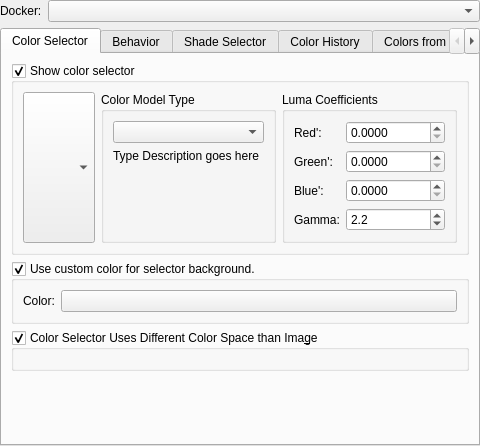
<?xml version="1.0" encoding="UTF-8"?>
<ui version="4.0">
 <author>
    SPDX-FileCopyrightText: none
    SPDX-License-Identifier: GPL-3.0-or-later
  </author>
 <class>KisColorSelectorSettings</class>
 <widget class="QWidget" name="KisColorSelectorSettings">
  <property name="geometry">
   <rect>
    <x>0</x>
    <y>0</y>
    <width>480</width>
    <height>446</height>
   </rect>
  </property>
  <property name="sizePolicy">
   <sizepolicy hsizetype="MinimumExpanding" vsizetype="MinimumExpanding">
    <horstretch>0</horstretch>
    <verstretch>0</verstretch>
   </sizepolicy>
  </property>
  <property name="windowTitle">
   <string>Color Selector Settings</string>
  </property>
  <layout class="QFormLayout" name="formLayout_18">
   <property name="leftMargin">
    <number>0</number>
   </property>
   <property name="topMargin">
    <number>0</number>
   </property>
   <property name="rightMargin">
    <number>0</number>
   </property>
   <property name="bottomMargin">
    <number>0</number>
   </property>
   <item row="0" column="0">
    <widget class="QLabel" name="dockerColorSettingsLabel">
     <property name="text">
      <string>Docker:</string>
     </property>
    </widget>
   </item>
   <item row="0" column="1">
    <widget class="QComboBox" name="dockerColorSettingsComboBox"/>
   </item>
   <item row="1" column="0" colspan="2">
    <widget class="QStackedWidget" name="dockerOptionsPanel">
     <property name="minimumSize">
      <size>
       <width>0</width>
       <height>200</height>
      </size>
     </property>
     <property name="currentIndex">
      <number>0</number>
     </property>
     <widget class="QTabWidget" name="advancedColorSelectorOptions">
      <property name="currentIndex">
       <number>0</number>
      </property>
      <widget class="QWidget" name="tab_typeshape">
       <attribute name="title">
        <string>Color Selector</string>
       </attribute>
       <layout class="QFormLayout" name="formLayout_13">
        <item row="0" column="0" colspan="2">
         <widget class="QGroupBox" name="chkShowColorSelector">
          <property name="title">
           <string>Show color selector</string>
          </property>
          <property name="checkable">
           <bool>true</bool>
          </property>
          <layout class="QHBoxLayout" name="horizontalLayout_13">
           <item>
            <widget class="KisColorSelectorComboBox" name="colorSelectorConfiguration">
             <property name="sizePolicy">
              <sizepolicy hsizetype="Fixed" vsizetype="Preferred">
               <horstretch>0</horstretch>
               <verstretch>0</verstretch>
              </sizepolicy>
             </property>
            </widget>
           </item>
           <item>
            <widget class="QGroupBox" name="groupBox_5">
             <property name="sizePolicy">
              <sizepolicy hsizetype="MinimumExpanding" vsizetype="Preferred">
               <horstretch>0</horstretch>
               <verstretch>0</verstretch>
              </sizepolicy>
             </property>
             <property name="title">
              <string>Color Model Type</string>
             </property>
             <layout class="QVBoxLayout" name="verticalLayout_8">
              <item>
               <widget class="QComboBox" name="colorSelectorTypeComboBox"/>
              </item>
              <item>
               <widget class="QLabel" name="ACSTypeDescriptionLabel">
                <property name="text">
                 <string notr="true">Type Description goes here</string>
                </property>
                <property name="alignment">
                 <set>Qt::AlignJustify|Qt::AlignTop</set>
                </property>
                <property name="wordWrap">
                 <bool>true</bool>
                </property>
               </widget>
              </item>
             </layout>
            </widget>
           </item>
           <item>
            <widget class="QGroupBox" name="lumaCoefficientGroupbox">
             <property name="sizePolicy">
              <sizepolicy hsizetype="MinimumExpanding" vsizetype="Preferred">
               <horstretch>0</horstretch>
               <verstretch>0</verstretch>
              </sizepolicy>
             </property>
             <property name="title">
              <string>Luma Coefficients</string>
             </property>
             <layout class="QFormLayout" name="formLayout_22">
              <item row="0" column="0">
               <widget class="QLabel" name="redlabel">
                <property name="text">
                 <string>Red':</string>
                </property>
               </widget>
              </item>
              <item row="0" column="1">
               <widget class="KisDoubleParseSpinBox" name="l_lumaR">
                <property name="decimals">
                 <number>4</number>
                </property>
               </widget>
              </item>
              <item row="1" column="0">
               <widget class="QLabel" name="greenlabel">
                <property name="text">
                 <string>Green':</string>
                </property>
               </widget>
              </item>
              <item row="1" column="1">
               <widget class="KisDoubleParseSpinBox" name="l_lumaG">
                <property name="decimals">
                 <number>4</number>
                </property>
               </widget>
              </item>
              <item row="2" column="0">
               <widget class="QLabel" name="bluelabel">
                <property name="text">
                 <string>Blue':</string>
                </property>
               </widget>
              </item>
              <item row="2" column="1">
               <widget class="KisDoubleParseSpinBox" name="l_lumaB">
                <property name="decimals">
                 <number>4</number>
                </property>
               </widget>
              </item>
              <item row="3" column="0">
               <widget class="QLabel" name="gamma_label">
                <property name="text">
                 <string>Gamma:</string>
                </property>
               </widget>
              </item>
              <item row="3" column="1">
               <widget class="KisDoubleParseSpinBox" name="SP_Gamma">
                <property name="toolTip">
                 <string>&lt;html&gt;&lt;head/&gt;&lt;body&gt;&lt;p&gt;This sets the gamma value that the linearised HSY Luminosity is crunched with. 1 makes the selector fully linear, 2.2 is a practical default value.&lt;/p&gt;&lt;/body&gt;&lt;/html&gt;</string>
                </property>
                <property name="decimals">
                 <number>1</number>
                </property>
                <property name="minimum">
                 <double>-3.000000000000000</double>
                </property>
                <property name="maximum">
                 <double>3.000000000000000</double>
                </property>
                <property name="singleStep">
                 <double>0.100000000000000</double>
                </property>
                <property name="value">
                 <double>2.200000000000000</double>
                </property>
               </widget>
              </item>
             </layout>
            </widget>
           </item>
          </layout>
         </widget>
        </item>
        <item row="1" column="0" colspan="2">
         <widget class="QGroupBox" name="useCustomColorForBackground">
          <property name="title">
           <string>Use custom color for selector background.</string>
          </property>
          <property name="checkable">
           <bool>true</bool>
          </property>
          <layout class="QFormLayout" name="formLayout_9">
           <item row="0" column="0">
            <widget class="QLabel" name="label_20">
             <property name="text">
              <string>Color:</string>
             </property>
            </widget>
           </item>
           <item row="0" column="1">
            <widget class="KisColorButton" name="customColorBackgroundSelector"/>
           </item>
          </layout>
         </widget>
        </item>
        <item row="2" column="0" colspan="2">
         <widget class="QGroupBox" name="useDifferentColorSpaceCheckbox">
          <property name="title">
           <string>Color Selector Uses Different Color Space than Ima&amp;ge</string>
          </property>
          <property name="checkable">
           <bool>true</bool>
          </property>
          <layout class="QVBoxLayout" name="verticalLayout_10">
           <item>
            <widget class="KisColorSpaceSelector" name="colorSpace" native="true">
             <property name="enabled">
              <bool>false</bool>
             </property>
             <property name="sizePolicy">
              <sizepolicy hsizetype="Preferred" vsizetype="Preferred">
               <horstretch>0</horstretch>
               <verstretch>0</verstretch>
              </sizepolicy>
             </property>
            </widget>
           </item>
          </layout>
         </widget>
        </item>
       </layout>
      </widget>
      <widget class="QWidget" name="tab_general">
       <attribute name="title">
        <string>Behavior</string>
       </attribute>
       <layout class="QFormLayout" name="formLayout_7">
        <item row="0" column="0">
         <widget class="QLabel" name="label_3">
          <property name="sizePolicy">
           <sizepolicy hsizetype="Fixed" vsizetype="Preferred">
            <horstretch>0</horstretch>
            <verstretch>0</verstretch>
           </sizepolicy>
          </property>
          <property name="layoutDirection">
           <enum>Qt::LeftToRight</enum>
          </property>
          <property name="text">
           <string>When Docker Resizes: </string>
          </property>
         </widget>
        </item>
        <item row="0" column="1">
         <widget class="QComboBox" name="dockerResizeOptionsComboBox">
          <property name="enabled">
           <bool>true</bool>
          </property>
          <property name="sizePolicy">
           <sizepolicy hsizetype="MinimumExpanding" vsizetype="Fixed">
            <horstretch>0</horstretch>
            <verstretch>0</verstretch>
           </sizepolicy>
          </property>
         </widget>
        </item>
        <item row="1" column="0">
         <widget class="QLabel" name="label_5">
          <property name="text">
           <string>Show Zoom Selector UI: </string>
          </property>
         </widget>
        </item>
        <item row="1" column="1">
         <widget class="QComboBox" name="zoomSelectorOptionComboBox"/>
        </item>
        <item row="2" column="0">
         <widget class="QLabel" name="label_11">
          <property name="text">
           <string>Zoom Selector Size: </string>
          </property>
         </widget>
        </item>
        <item row="2" column="1">
         <widget class="KisIntParseSpinBox" name="popupSize">
          <property name="suffix">
           <string> px</string>
          </property>
          <property name="minimum">
           <number>100</number>
          </property>
          <property name="maximum">
           <number>1000</number>
          </property>
          <property name="singleStep">
           <number>10</number>
          </property>
          <property name="value">
           <number>260</number>
          </property>
         </widget>
        </item>
        <item row="3" column="1">
         <widget class="QCheckBox" name="hidePopupOnClickCheck">
          <property name="text">
           <string>Hide Popup on click.</string>
          </property>
         </widget>
        </item>
        <item row="4" column="0" colspan="2">
         <spacer name="verticalSpacer_3">
          <property name="orientation">
           <enum>Qt::Vertical</enum>
          </property>
          <property name="sizeHint" stdset="0">
           <size>
            <width>0</width>
            <height>0</height>
           </size>
          </property>
         </spacer>
        </item>
       </layout>
      </widget>
      <widget class="QWidget" name="tabShadeSelector">
       <attribute name="title">
        <string>Shade Selector</string>
       </attribute>
       <layout class="QFormLayout" name="formLayout_21">
        <item row="0" column="0">
         <widget class="QLabel" name="label_16">
          <property name="text">
           <string>Type:</string>
          </property>
         </widget>
        </item>
        <item row="0" column="1">
         <widget class="QComboBox" name="ACSShadeSelectorTypeComboBox"/>
        </item>
        <item row="1" column="0">
         <widget class="QLabel" name="myPaintColorModelLabel">
          <property name="text">
           <string>Color model:</string>
          </property>
         </widget>
        </item>
        <item row="1" column="1">
         <widget class="QComboBox" name="ACSshadeSelectorMyPaintColorModelComboBox"/>
        </item>
        <item row="2" column="0" colspan="2">
         <widget class="QGroupBox" name="groupBox_7">
          <property name="sizePolicy">
           <sizepolicy hsizetype="MinimumExpanding" vsizetype="Preferred">
            <horstretch>0</horstretch>
            <verstretch>0</verstretch>
           </sizepolicy>
          </property>
          <property name="title">
           <string>Update Selector When:</string>
          </property>
          <layout class="QGridLayout" name="gridLayout">
           <item row="0" column="0">
            <widget class="QCheckBox" name="shadeSelectorUpdateOnBackground">
             <property name="toolTip">
              <string>this doesn't include a color change by the shade selector</string>
             </property>
             <property name="text">
              <string>Background color changes</string>
             </property>
             <property name="checked">
              <bool>true</bool>
             </property>
            </widget>
           </item>
           <item row="0" column="1">
            <widget class="QCheckBox" name="shadeSelectorUpdateOnForeground">
             <property name="toolTip">
              <string>this doesn't include a color change by the shade selector</string>
             </property>
             <property name="text">
              <string>Foreground color changes</string>
             </property>
             <property name="checked">
              <bool>false</bool>
             </property>
            </widget>
           </item>
           <item row="1" column="0">
            <widget class="QCheckBox" name="shadeSelectorUpdateOnLeftClick">
             <property name="text">
              <string>Left clicking on shade selector</string>
             </property>
            </widget>
           </item>
           <item row="1" column="1">
            <widget class="QCheckBox" name="shadeSelectorUpdateOnRightClick">
             <property name="text">
              <string>Right clicking on shade selector</string>
             </property>
            </widget>
           </item>
          </layout>
         </widget>
        </item>
        <item row="3" column="0" colspan="2">
         <widget class="QGroupBox" name="minimalShadeSelectorGroup">
          <property name="sizePolicy">
           <sizepolicy hsizetype="Preferred" vsizetype="Minimum">
            <horstretch>0</horstretch>
            <verstretch>0</verstretch>
           </sizepolicy>
          </property>
          <property name="title">
           <string>Minimal Shade Selector</string>
          </property>
          <layout class="QVBoxLayout" name="verticalLayout_2">
           <item>
            <widget class="QGroupBox" name="groupBox_6">
             <property name="title">
              <string>Display</string>
             </property>
             <layout class="QHBoxLayout" name="horizontalLayout_9">
              <item>
               <widget class="QRadioButton" name="minimalShadeSelectorAsColorPatches">
                <property name="text">
                 <string>Colo&amp;r Patches</string>
                </property>
               </widget>
              </item>
              <item>
               <widget class="QRadioButton" name="minimalShadeSelectorAsGradient">
                <property name="text">
                 <string>&amp;Gradient</string>
                </property>
               </widget>
              </item>
             </layout>
            </widget>
           </item>
           <item>
            <widget class="QWidget" name="widget_3" native="true">
             <layout class="QHBoxLayout" name="horizontalLayout_14" stretch="3,0,3">
              <property name="leftMargin">
               <number>0</number>
              </property>
              <property name="topMargin">
               <number>0</number>
              </property>
              <property name="rightMargin">
               <number>0</number>
              </property>
              <property name="bottomMargin">
               <number>0</number>
              </property>
              <item>
               <widget class="KisShadeSelectorLinesSettings" name="minimalShadeSelectorLineSettings"/>
              </item>
              <item>
               <spacer name="horizontalSpacer">
                <property name="orientation">
                 <enum>Qt::Horizontal</enum>
                </property>
                <property name="sizeHint" stdset="0">
                 <size>
                  <width>40</width>
                  <height>20</height>
                 </size>
                </property>
               </spacer>
              </item>
              <item>
               <widget class="QWidget" name="widget_9" native="true">
                <layout class="QFormLayout" name="formLayout_3">
                 <property name="leftMargin">
                  <number>0</number>
                 </property>
                 <property name="topMargin">
                  <number>0</number>
                 </property>
                 <property name="rightMargin">
                  <number>0</number>
                 </property>
                 <property name="bottomMargin">
                  <number>0</number>
                 </property>
                 <item row="0" column="0">
                  <widget class="QLabel" name="label_2">
                   <property name="text">
                    <string>Line Count: </string>
                   </property>
                  </widget>
                 </item>
                 <item row="0" column="1">
                  <widget class="KisIntParseSpinBox" name="minimalShadeSelectorLineCount">
                   <property name="minimum">
                    <number>1</number>
                   </property>
                   <property name="maximum">
                    <number>10</number>
                   </property>
                   <property name="value">
                    <number>3</number>
                   </property>
                  </widget>
                 </item>
                 <item row="1" column="0">
                  <widget class="QLabel" name="label_6">
                   <property name="text">
                    <string>Line Height: </string>
                   </property>
                  </widget>
                 </item>
                 <item row="1" column="1">
                  <widget class="KisIntParseSpinBox" name="minimalShadeSelectorLineHeight">
                   <property name="suffix">
                    <string> px</string>
                   </property>
                   <property name="minimum">
                    <number>8</number>
                   </property>
                   <property name="maximum">
                    <number>99</number>
                   </property>
                   <property name="value">
                    <number>16</number>
                   </property>
                  </widget>
                 </item>
                 <item row="2" column="0">
                  <widget class="QLabel" name="patchesPerLineLabel">
                   <property name="text">
                    <string>Patches Per Line: </string>
                   </property>
                  </widget>
                 </item>
                 <item row="2" column="1">
                  <widget class="KisIntParseSpinBox" name="minimalShadeSelectorPatchesPerLine"/>
                 </item>
                </layout>
               </widget>
              </item>
             </layout>
            </widget>
           </item>
           <item>
            <widget class="QWidget" name="widget_10" native="true">
             <layout class="QHBoxLayout" name="horizontalLayout_10">
              <property name="leftMargin">
               <number>0</number>
              </property>
              <property name="topMargin">
               <number>0</number>
              </property>
              <property name="rightMargin">
               <number>0</number>
              </property>
              <property name="bottomMargin">
               <number>0</number>
              </property>
             </layout>
            </widget>
           </item>
          </layout>
         </widget>
        </item>
       </layout>
      </widget>
      <widget class="QWidget" name="tab_ColorHistory">
       <property name="enabled">
        <bool>true</bool>
       </property>
       <property name="sizePolicy">
        <sizepolicy hsizetype="Preferred" vsizetype="Preferred">
         <horstretch>0</horstretch>
         <verstretch>0</verstretch>
        </sizepolicy>
       </property>
       <attribute name="title">
        <string>Color History</string>
       </attribute>
       <layout class="QFormLayout" name="formLayout_8">
        <item row="1" column="0" colspan="2">
         <widget class="QGroupBox" name="lastUsedColorsShow">
          <property name="title">
           <string>Show Color Histor&amp;y</string>
          </property>
          <property name="checkable">
           <bool>true</bool>
          </property>
          <layout class="QFormLayout" name="formLayout_6">
           <item row="0" column="0" colspan="2">
            <widget class="QWidget" name="widget_12" native="true">
             <layout class="QGridLayout" name="gridLayout_3">
              <property name="leftMargin">
               <number>0</number>
              </property>
              <property name="topMargin">
               <number>0</number>
              </property>
              <property name="rightMargin">
               <number>0</number>
              </property>
              <property name="bottomMargin">
               <number>0</number>
              </property>
              <item row="0" column="0">
               <widget class="QGroupBox" name="groupBox">
                <property name="sizePolicy">
                 <sizepolicy hsizetype="MinimumExpanding" vsizetype="Preferred">
                  <horstretch>0</horstretch>
                  <verstretch>0</verstretch>
                 </sizepolicy>
                </property>
                <property name="title">
                 <string>Patch Options</string>
                </property>
                <layout class="QFormLayout" name="formLayout_4">
                 <item row="0" column="0">
                  <widget class="QLabel" name="label_14">
                   <property name="text">
                    <string>Width:</string>
                   </property>
                  </widget>
                 </item>
                 <item row="0" column="1">
                  <widget class="KisIntParseSpinBox" name="lastUsedColorsWidth">
                   <property name="suffix">
                    <string> px</string>
                   </property>
                   <property name="prefix">
                    <string/>
                   </property>
                   <property name="minimum">
                    <number>16</number>
                   </property>
                  </widget>
                 </item>
                 <item row="1" column="0">
                  <widget class="QLabel" name="label">
                   <property name="text">
                    <string>Height: </string>
                   </property>
                  </widget>
                 </item>
                 <item row="1" column="1">
                  <widget class="KisIntParseSpinBox" name="lastUsedColorsHeight">
                   <property name="suffix">
                    <string> px</string>
                   </property>
                   <property name="minimum">
                    <number>16</number>
                   </property>
                  </widget>
                 </item>
                 <item row="2" column="0">
                  <widget class="QLabel" name="label_10">
                   <property name="text">
                    <string>Max Patches: </string>
                   </property>
                  </widget>
                 </item>
                 <item row="2" column="1">
                  <widget class="KisIntParseSpinBox" name="lastUsedColorsPatchCount">
                   <property name="minimum">
                    <number>1</number>
                   </property>
                   <property name="value">
                    <number>30</number>
                   </property>
                  </widget>
                 </item>
                </layout>
               </widget>
              </item>
              <item row="0" column="1">
               <widget class="QGroupBox" name="groupBox_2">
                <property name="sizePolicy">
                 <sizepolicy hsizetype="MinimumExpanding" vsizetype="Preferred">
                  <horstretch>0</horstretch>
                  <verstretch>0</verstretch>
                 </sizepolicy>
                </property>
                <property name="title">
                 <string>Layout</string>
                </property>
                <layout class="QFormLayout" name="formLayout_5">
                 <item row="0" column="0" colspan="2">
                  <widget class="QWidget" name="widget" native="true">
                   <layout class="QHBoxLayout" name="horizontalLayout_11">
                    <property name="leftMargin">
                     <number>0</number>
                    </property>
                    <property name="topMargin">
                     <number>0</number>
                    </property>
                    <property name="rightMargin">
                     <number>0</number>
                    </property>
                    <property name="bottomMargin">
                     <number>0</number>
                    </property>
                    <item>
                     <widget class="QRadioButton" name="lastUsedColorsAlignVertical">
                      <property name="text">
                       <string>&amp;Vertical</string>
                      </property>
                      <property name="checked">
                       <bool>true</bool>
                      </property>
                     </widget>
                    </item>
                    <item>
                     <widget class="QRadioButton" name="lastUsedColorsAlignHorizontal">
                      <property name="text">
                       <string>Hori&amp;zontal</string>
                      </property>
                     </widget>
                    </item>
                   </layout>
                  </widget>
                 </item>
                 <item row="1" column="0">
                  <widget class="QLabel" name="lbl_lastUsedNumRows">
                   <property name="text">
                    <string>Rows:</string>
                   </property>
                  </widget>
                 </item>
                 <item row="1" column="1">
                  <widget class="KisIntParseSpinBox" name="lastUsedColorsNumRows">
                   <property name="minimum">
                    <number>1</number>
                   </property>
                   <property name="maximum">
                    <number>20</number>
                   </property>
                   <property name="value">
                    <number>3</number>
                   </property>
                  </widget>
                 </item>
                 <item row="2" column="0">
                  <widget class="QLabel" name="lbl_lastUsedNumCols">
                   <property name="text">
                    <string>Columns:</string>
                   </property>
                  </widget>
                 </item>
                 <item row="2" column="1">
                  <widget class="KisIntParseSpinBox" name="lastUsedColorsNumCols">
                   <property name="minimum">
                    <number>1</number>
                   </property>
                   <property name="maximum">
                    <number>20</number>
                   </property>
                   <property name="value">
                    <number>2</number>
                   </property>
                  </widget>
                 </item>
                </layout>
               </widget>
              </item>
             </layout>
            </widget>
           </item>
           <item row="1" column="1">
            <widget class="QCheckBox" name="lastUsedColorsAllowScrolling">
             <property name="text">
              <string>Allow scrolling</string>
             </property>
             <property name="checked">
              <bool>true</bool>
             </property>
            </widget>
           </item>
          </layout>
         </widget>
        </item>
        <item row="2" column="1">
         <spacer name="verticalSpacer">
          <property name="orientation">
           <enum>Qt::Vertical</enum>
          </property>
          <property name="sizeHint" stdset="0">
           <size>
            <width>0</width>
            <height>0</height>
           </size>
          </property>
         </spacer>
        </item>
        <item row="0" column="0">
         <widget class="QCheckBox" name="lastUsedColorsPerDocument">
          <property name="text">
           <string>Separate color history for each document</string>
          </property>
         </widget>
        </item>
       </layout>
      </widget>
      <widget class="QWidget" name="tab_colorsFromImage">
       <attribute name="title">
        <string>Colors from Image</string>
       </attribute>
       <layout class="QVBoxLayout" name="verticalLayout_14">
        <item>
         <widget class="QGroupBox" name="commonColorsShow">
          <property name="enabled">
           <bool>true</bool>
          </property>
          <property name="title">
           <string>Show Colors from the ima&amp;ge</string>
          </property>
          <property name="checkable">
           <bool>true</bool>
          </property>
          <layout class="QFormLayout" name="formLayout">
           <item row="0" column="0" colspan="2">
            <widget class="QWidget" name="widget_11" native="true">
             <layout class="QGridLayout" name="gridLayout_2">
              <property name="leftMargin">
               <number>0</number>
              </property>
              <property name="topMargin">
               <number>0</number>
              </property>
              <property name="rightMargin">
               <number>0</number>
              </property>
              <property name="bottomMargin">
               <number>0</number>
              </property>
              <item row="0" column="0">
               <widget class="QGroupBox" name="groupBox_3">
                <property name="title">
                 <string>Patch Options</string>
                </property>
                <layout class="QFormLayout" name="formLayout_2">
                 <item row="0" column="0">
                  <widget class="QLabel" name="label_12">
                   <property name="text">
                    <string>Height:</string>
                   </property>
                  </widget>
                 </item>
                 <item row="0" column="1">
                  <widget class="KisIntParseSpinBox" name="commonColorsWidth">
                   <property name="suffix">
                    <string> px</string>
                   </property>
                   <property name="prefix">
                    <string/>
                   </property>
                   <property name="minimum">
                    <number>16</number>
                   </property>
                  </widget>
                 </item>
                 <item row="1" column="0">
                  <widget class="QLabel" name="label_4">
                   <property name="text">
                    <string>Width:</string>
                   </property>
                  </widget>
                 </item>
                 <item row="1" column="1">
                  <widget class="KisIntParseSpinBox" name="commonColorsHeight">
                   <property name="suffix">
                    <string> px</string>
                   </property>
                   <property name="minimum">
                    <number>16</number>
                   </property>
                  </widget>
                 </item>
                 <item row="2" column="0">
                  <widget class="QLabel" name="label_9">
                   <property name="text">
                    <string>Max Patches: </string>
                   </property>
                  </widget>
                 </item>
                 <item row="2" column="1">
                  <widget class="KisIntParseSpinBox" name="commonColorsPatchCount">
                   <property name="minimum">
                    <number>1</number>
                   </property>
                   <property name="value">
                    <number>30</number>
                   </property>
                  </widget>
                 </item>
                </layout>
               </widget>
              </item>
              <item row="0" column="1">
               <widget class="QGroupBox" name="groupBox_4">
                <property name="title">
                 <string>Layout</string>
                </property>
                <layout class="QFormLayout" name="formLayout_10">
                 <item row="0" column="0" colspan="2">
                  <widget class="QWidget" name="widget_2" native="true">
                   <layout class="QHBoxLayout" name="horizontalLayout_12">
                    <property name="leftMargin">
                     <number>0</number>
                    </property>
                    <property name="topMargin">
                     <number>0</number>
                    </property>
                    <property name="rightMargin">
                     <number>0</number>
                    </property>
                    <property name="bottomMargin">
                     <number>0</number>
                    </property>
                    <item>
                     <widget class="QRadioButton" name="commonColorsAlignVertical">
                      <property name="text">
                       <string>&amp;Vertical</string>
                      </property>
                     </widget>
                    </item>
                    <item>
                     <widget class="QRadioButton" name="commonColorsAlignHorizontal">
                      <property name="text">
                       <string>Hori&amp;zontal</string>
                      </property>
                      <property name="checked">
                       <bool>true</bool>
                      </property>
                     </widget>
                    </item>
                   </layout>
                  </widget>
                 </item>
                 <item row="1" column="0">
                  <widget class="QLabel" name="lbl_commonColorsNumRows">
                   <property name="text">
                    <string>Rows:</string>
                   </property>
                  </widget>
                 </item>
                 <item row="1" column="1">
                  <widget class="KisIntParseSpinBox" name="commonColorsNumRows">
                   <property name="minimum">
                    <number>1</number>
                   </property>
                   <property name="maximum">
                    <number>20</number>
                   </property>
                   <property name="value">
                    <number>3</number>
                   </property>
                  </widget>
                 </item>
                 <item row="2" column="0">
                  <widget class="QLabel" name="lbl_commonColorsNumCols">
                   <property name="text">
                    <string>Columns:</string>
                   </property>
                  </widget>
                 </item>
                 <item row="2" column="1">
                  <widget class="KisIntParseSpinBox" name="commonColorsNumCols">
                   <property name="minimum">
                    <number>1</number>
                   </property>
                   <property name="maximum">
                    <number>20</number>
                   </property>
                   <property name="value">
                    <number>2</number>
                   </property>
                  </widget>
                 </item>
                </layout>
               </widget>
              </item>
             </layout>
            </widget>
           </item>
           <item row="2" column="1">
            <widget class="QCheckBox" name="commonColorsAllowScrolling">
             <property name="text">
              <string>Allow scrolling</string>
             </property>
             <property name="checked">
              <bool>true</bool>
             </property>
            </widget>
           </item>
           <item row="1" column="1">
            <widget class="QCheckBox" name="commonColorsAutoUpdate">
             <property name="toolTip">
              <string>this can be slow on big images</string>
             </property>
             <property name="text">
              <string>Update after every stroke</string>
             </property>
            </widget>
           </item>
          </layout>
         </widget>
        </item>
        <item>
         <spacer name="verticalSpacer_7">
          <property name="orientation">
           <enum>Qt::Vertical</enum>
          </property>
          <property name="sizeHint" stdset="0">
           <size>
            <width>0</width>
            <height>0</height>
           </size>
          </property>
         </spacer>
        </item>
       </layout>
      </widget>
     </widget>
     <widget class="QWidget" name="hotKeyOptions">
      <layout class="QFormLayout" name="formLayout_14">
       <property name="leftMargin">
        <number>0</number>
       </property>
       <property name="topMargin">
        <number>0</number>
       </property>
       <property name="rightMargin">
        <number>0</number>
       </property>
       <property name="bottomMargin">
        <number>0</number>
       </property>
       <item row="0" column="0" colspan="2">
        <widget class="QGroupBox" name="hsy">
         <property name="title">
          <string>Lightness, Saturation and Hue hotkey steps</string>
         </property>
         <layout class="QFormLayout" name="formLayout_11">
          <item row="0" column="0">
           <widget class="QLabel" name="label_8">
            <property name="text">
             <string>Lightness: </string>
            </property>
           </widget>
          </item>
          <item row="0" column="1">
           <widget class="KisIntParseSpinBox" name="sb_lightness">
            <property name="suffix">
             <string> steps</string>
            </property>
           </widget>
          </item>
          <item row="1" column="0">
           <widget class="QLabel" name="label_13">
            <property name="text">
             <string>Saturation: </string>
            </property>
           </widget>
          </item>
          <item row="1" column="1">
           <widget class="KisIntParseSpinBox" name="sb_saturation">
            <property name="suffix">
             <string> steps</string>
            </property>
           </widget>
          </item>
          <item row="2" column="1">
           <widget class="KisIntParseSpinBox" name="sb_hue">
            <property name="suffix">
             <string> steps</string>
            </property>
           </widget>
          </item>
          <item row="2" column="0">
           <widget class="QLabel" name="label_17">
            <property name="text">
             <string>Hue: </string>
            </property>
           </widget>
          </item>
         </layout>
        </widget>
       </item>
       <item row="1" column="0" colspan="2">
        <widget class="QGroupBox" name="horizontalGroupBox_2">
         <property name="title">
          <string>YUV Redder/Greener/Bluer/Yellower hotkey steps</string>
         </property>
         <layout class="QFormLayout" name="formLayout_12">
          <item row="0" column="0">
           <widget class="QLabel" name="label_18">
            <property name="text">
             <string>Redder/Greener: </string>
            </property>
           </widget>
          </item>
          <item row="0" column="1">
           <widget class="KisIntParseSpinBox" name="sb_rg">
            <property name="suffix">
             <string> steps</string>
            </property>
           </widget>
          </item>
          <item row="1" column="0">
           <widget class="QLabel" name="label_19">
            <property name="text">
             <string>Bluer/Yellower: </string>
            </property>
           </widget>
          </item>
          <item row="1" column="1">
           <widget class="KisIntParseSpinBox" name="sb_by">
            <property name="suffix">
             <string> steps</string>
            </property>
           </widget>
          </item>
         </layout>
        </widget>
       </item>
      </layout>
     </widget>
    </widget>
   </item>
  </layout>
 </widget>
 <customwidgets>
  <customwidget>
   <class>KisIntParseSpinBox</class>
   <extends>QSpinBox</extends>
   <header>kis_int_parse_spin_box.h</header>
  </customwidget>
  <customwidget>
   <class>KisColorButton</class>
   <extends>QPushButton</extends>
   <header location="global">kis_color_button.h</header>
  </customwidget>
  <customwidget>
   <class>KisColorSpaceSelector</class>
   <extends>QWidget</extends>
   <header>widgets/kis_color_space_selector.h</header>
   <container>1</container>
  </customwidget>
  <customwidget>
   <class>KisDoubleParseSpinBox</class>
   <extends>QDoubleSpinBox</extends>
   <header>kis_double_parse_spin_box.h</header>
  </customwidget>
  <customwidget>
   <class>KisColorSelectorComboBox</class>
   <extends>QComboBox</extends>
   <header>kis_color_selector_combo_box.h</header>
  </customwidget>
  <customwidget>
   <class>KisShadeSelectorLinesSettings</class>
   <extends>QComboBox</extends>
   <header>kis_shade_selector_lines_settings.h</header>
  </customwidget>
 </customwidgets>
 <resources/>
 <connections/>
</ui>
